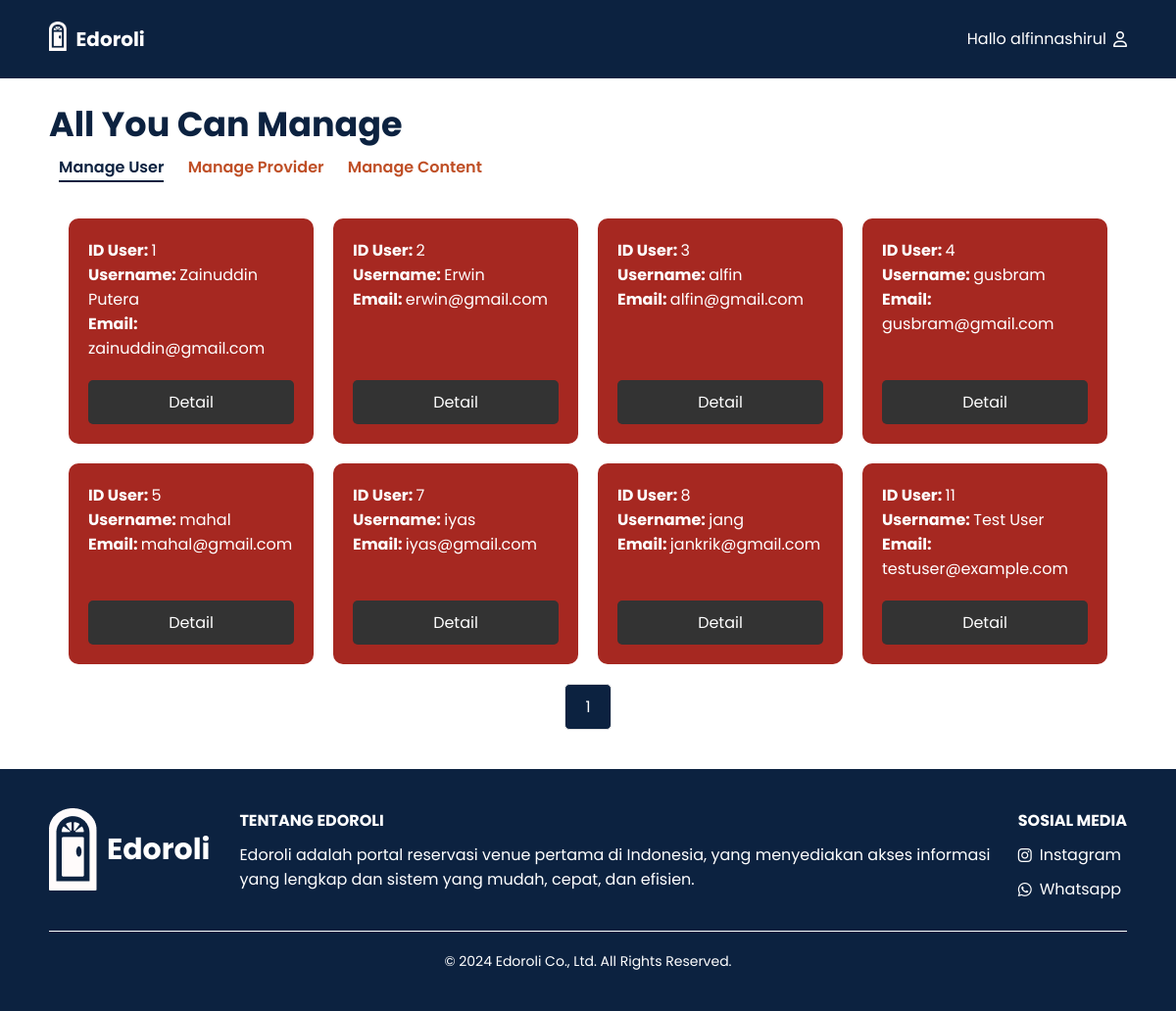
/Admin/user_manage.php?page=1 (signed in), run on the app's committed database.
### tables this page shows
CREATE TABLE `user` (
  `id` int(10) NOT NULL,
  `gmail` varchar(30) DEFAULT NULL,
  `name` varchar(255) DEFAULT NULL,
  `password` varchar(255) DEFAULT NULL,
  `gender` enum('Laki-laki','Perempuan') DEFAULT NULL,
  `nomorhp` bigint(18) DEFAULT NULL,
  `alamat` varchar(255) DEFAULT NULL
);

### Admin/user_manage.php (the view, shortened to what this page needs)
<?php
$conn = connectDatabase();
$users_per_page = 16;
$page = isset($_GET['page']) ? (int)$_GET['page'] : 1;
$offset = ($page - 1) * $users_per_page;
$sql = "SELECT id, gmail, name FROM user LIMIT $users_per_page OFFSET $offset";
$result = $conn->query($sql);
?>
<!DOCTYPE html>
<html lang="en">
<head>
    <link rel="stylesheet" href="https://cdnjs.cloudflare.com/ajax/libs/font-awesome/6.0.0-beta3/css/all.min.css" />
    <link rel="stylesheet" href="../css/user_manage.css" />
    <link rel="stylesheet" href="../css/footer.css" />
</head>
<body>
<header>
    <div class="wrapper">
        <div class="logo-nama">
            <div class="logo"><img src="../image/logo.png" alt="Logo"></div>
            <div class="nama_website"><a href="#">Edoroli</a></div>
        </div>
        <div class="menu"><a href="user_manage.php?page=1">Hallo <?php echo $_SESSION['admin_name']; ?><i class="far fa-user"></i></a></div>
    </div>
</header>
<nav class="main-title">
<h1>All You Can Manage</h1>
    <div class="nav-links">
        <a href="user_manage.php?page=1" class="nav-item active" id="user">Manage User</a>
        <a href="prov_manage.php?page=1" class="nav-item" id="provider">Manage Provider</a>
        <a href="content_venue.php" class="nav-item" id="content">Manage Content</a>
    </div>
</nav>
<main>
    <div class="user-grid">
        <?php
        if ($result->num_rows > 0) {
            while ($row = $result->fetch_assoc()) {
                echo '<div class="user-card">';
                echo '<div class="user-card-content">';
                echo '<p><strong>ID User: </strong>' . $row["id"] . '</p>';
                echo '<p><strong>Username: </strong>' . $row["name"] . '</p>';
                echo '<p><strong>Email: </strong>' . $row["gmail"] . '</p>';
                echo '</div>';
                echo '<a href="user_detail.php?id=' . $row["id"] . '" class="detail-btn">Detail</a>';
                echo '</div>';
            }
        } else {
            echo "No users found.";
        }
        ?>
    </div>
    <div class="pagination">
        <span class="page-number"><?php echo $page; ?></span>
    </div>
</main>
<?php require_once '../php/footer.php'; ?>
</body>
</html>

### css/user_manage.css (style rules this page uses)
* { text-decoration: none; margin: 0px; padding: 0px; }
body { font-family: "Poppins", sans-serif; margin: 0; padding: 0; background-color: white; }
.wrapper { width: 1100px; margin: auto; align-items: center; }
.nama_website a { font-size: 20px; font-weight: bold; float: left; font-family: "Poppins"; color: #fff; }
.logo img { padding: 22px 10px 0px 0px; vertical-align: center; float: left; max-width: 50px; max-height: 30px; }
.menu { float: right; display: flex; align-items: center; margin-left: auto; }
.menu a { color: #fff; display: flex; align-items: center; }
.menu a i { margin-left: 7px; }
header { width: 100%; margin: auto; display: flex; line-height: 80px; position: sticky; top: 0px; background-color: #0c2240; z-index: 10; justify-content: space-between; align-items: center; }
.main-title { max-width: 1100px; margin: 20px auto; display: flex; flex-direction: column; }
.main-title h1 { font-size: 35px; color: #0c2240; margin-bottom: 5px; }
.main-title a { margin: 0 10px; color: #bf4f26; text-decoration: none; font-size: 18px solid; position: relative; font-weight: 600; }
.nav-item.active { color: #0c2240; }
.nav-item.active::after { content: ""; position: absolute; width: 100%; height: 2px; background-color: #0c2240; left: 0; bottom: -4px; }
main { max-width: 1100px; margin: auto; padding: 20px; box-sizing: border-box; }
.user-grid { display: grid; grid-template-columns: repeat(4, 1fr); gap: 20px; margin: 0 auto; }
.user-card { background-color: #a62821; color: white; padding: 20px; border-radius: 10px; display: flex; flex-direction: column; justify-content: space-between; }
.user-card-content { margin-bottom: 20px; }
.detail-btn { background-color: #333; color: #fff; border: none; padding: 10px 20px; border-radius: 5px; cursor: pointer; text-align: center; }
.pagination { display: flex; justify-content: center; align-items: center; margin-top: 20px; margin-bottom: 20px; }
.page-number { display: inline-block; padding: 10px 20px; margin: 0 5px; border: 1px solid #e4e4e4; border-radius: 5px; background-color: #0c2240; color: white; }

### data on the page
user: id "1", name "Zainuddin Putera", gmail "zainuddin@gmail.com"
user: id "2", name "Erwin", gmail "erwin@gmail.com"
user: id "3", name "alfin", gmail "alfin@gmail.com"
user: id "4", name "gusbram", gmail "gusbram@gmail.com"
user: id "5", name "mahal", gmail "mahal@gmail.com"
user: id "7", name "iyas", gmail "iyas@gmail.com"
user: id "8", name "jang", gmail "jankrik@gmail.com"
user: id "11", name "Test User", gmail "testuser@example.com"

### other printed values
$_SESSION['admin_name'] "alfinnashirul"
$page "1"
